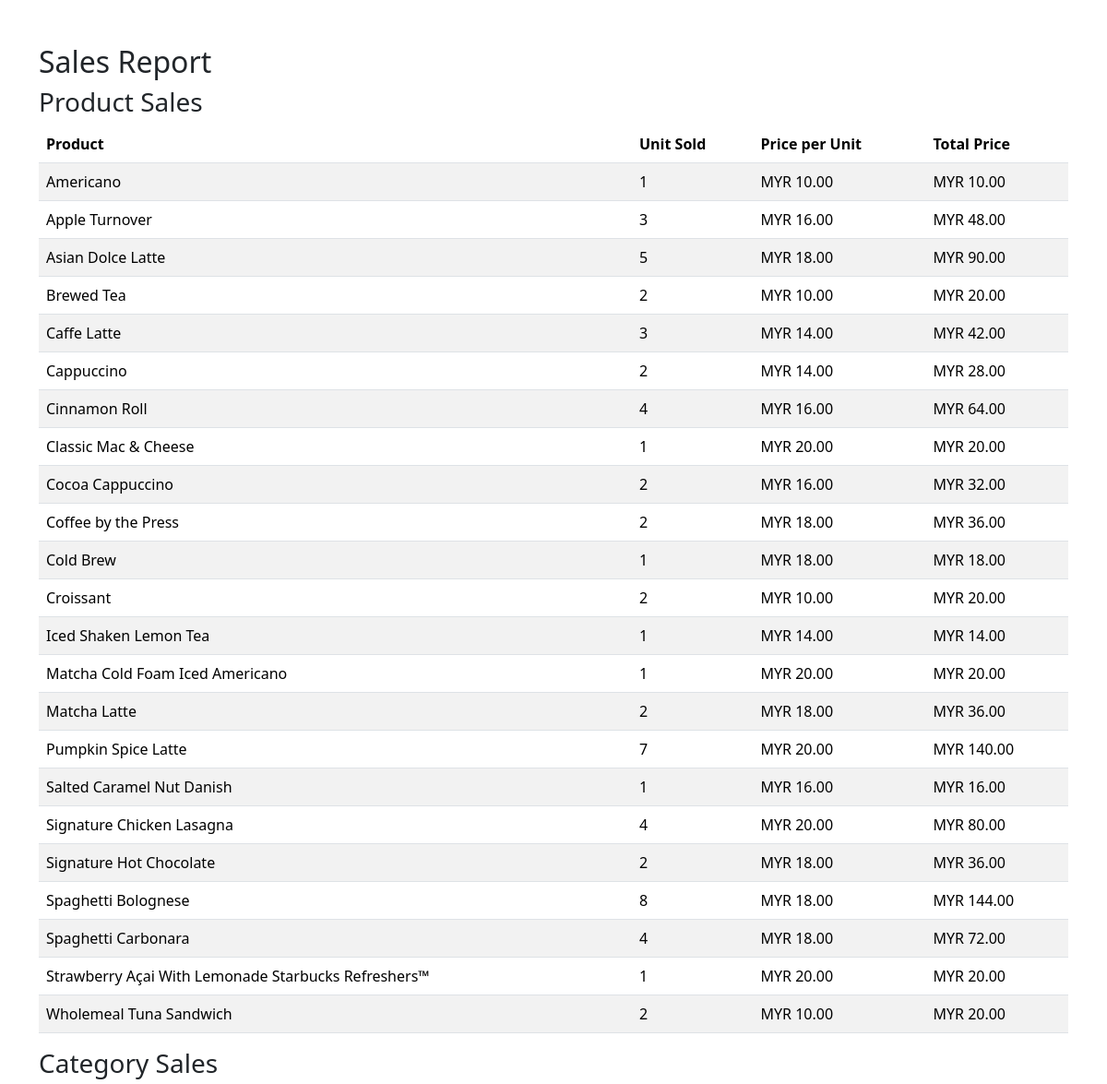
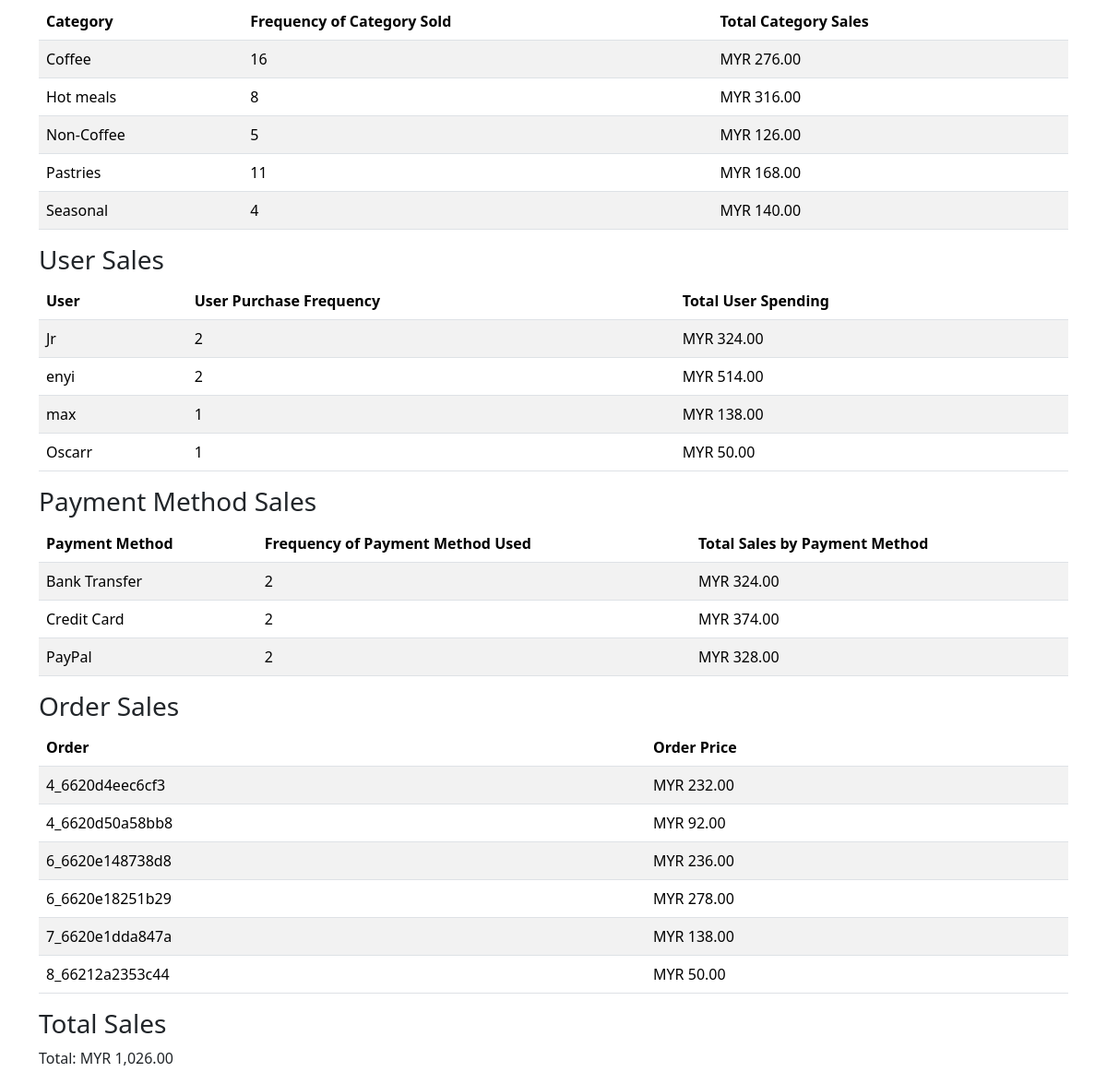
Page /admin/all_payments.php on the committed database (2 pictures, top to bottom).
### tables this page shows
CREATE TABLE `orders` (
  `order_id` varchar(255) NOT NULL,
  `user_id` int(11) DEFAULT NULL,
  `total_payment` decimal(10,2) DEFAULT NULL,
  `shipping_address` varchar(255) DEFAULT NULL,
  `payment_method` varchar(50) DEFAULT NULL,
  `date_created` datetime DEFAULT NULL
);

### admin/all_payments.php (the view, shortened to what this page needs)
<?php
include("../include/connect.php");
$query_product_sales = "SELECT product_name AS 'Product',
                                SUM(quantity) AS 'Unit Sold',
                                price_per_unit AS 'Price per Unit',
                                SUM(quantity * price_per_unit) AS 'Total Price'
                         FROM order_details
                         GROUP BY product_name";
$result_product_sales = mysqli_query($con, $query_product_sales);
$query_category_sales = "SELECT c.category_title AS 'Category',
                                 COUNT(od.product_name) AS 'Frequency of Category Sold',
                                 SUM(od.quantity * od.price_per_unit) AS 'Total Category Sales'
                          FROM order_details od
                          INNER JOIN products p ON od.product_name = p.product_title
                          INNER JOIN categories c ON p.category_id = c.category_id
                          GROUP BY c.category_title";
$result_category_sales = mysqli_query($con, $query_category_sales);
$query_user_sales = "SELECT CONCAT(u.username) AS 'User',
                             COUNT(o.order_id) AS 'User Purchase Frequency',
                             SUM(o.total_payment) AS 'Total User Spending'
                      FROM orders o
                      INNER JOIN users u ON o.user_id = u.id
                      GROUP BY u.id";
$result_user_sales = mysqli_query($con, $query_user_sales);
$query_payment_method_sales = "SELECT payment_method AS 'Payment Method',
                                        COUNT(order_id) AS 'Frequency of Payment Method Used',
                                        SUM(total_payment) AS 'Total Sales by Payment Method'
                                 FROM orders
                                 GROUP BY payment_method";
$result_payment_method_sales = mysqli_query($con, $query_payment_method_sales);
$query_order_sales = "SELECT order_id AS 'Order',
                               total_payment AS 'Order Price'
                        FROM orders";
$result_order_sales = mysqli_query($con, $query_order_sales);
$query_total_sales = "SELECT SUM(total_payment) AS 'Total Sales'
                      FROM orders";
$result_total_sales = mysqli_query($con, $query_total_sales);
$total_sales_row = mysqli_fetch_assoc($result_total_sales);
$total_sales = $total_sales_row['Total Sales'];
?>
<!DOCTYPE html>
<html lang="en">
<head>
    <link href="https://cdn.jsdelivr.net/npm/bootstrap@5.3.3/dist/css/bootstrap.min.css" rel="stylesheet">
</head>
<body>
    <div class="container mt-5">
        <h2>Sales Report</h2>
        <h3>Product Sales</h3>
        <table class="table table-striped">
            <thead>
                <tr>
                    <th>Product</th>
                    <th>Unit Sold</th>
                    <th>Price per Unit</th>
                    <th>Total Price</th>
                </tr>
            </thead>
            <tbody>
                <?php while ($row = mysqli_fetch_assoc($result_product_sales)) { ?>
                    <tr>
                        <td><?php echo $row['Product']; ?></td>
                        <td><?php echo $row['Unit Sold']; ?></td>
                        <td>MYR <?php echo number_format($row['Price per Unit'], 2); ?></td>
                        <td>MYR <?php echo number_format($row['Total Price'], 2); ?></td>
                    </tr>
                <?php } ?>
            </tbody>
        </table>
        <h3>Category Sales</h3>
        <table class="table table-striped">
            <thead>
                <tr>
                    <th>Category</th>
                    <th>Frequency of Category Sold</th>
                    <th>Total Category Sales</th>
                </tr>
            </thead>
            <tbody>
                <?php while ($row = mysqli_fetch_assoc($result_category_sales)) { ?>
                    <tr>
                        <td><?php echo $row['Category']; ?></td>
                        <td><?php echo $row['Frequency of Category Sold']; ?></td>
                        <td>MYR <?php echo number_format($row['Total Category Sales'], 2); ?></td>
                    </tr>
                <?php } ?>
            </tbody>
        </table>
        <h3>User Sales</h3>
        <table class="table table-striped">
            <thead>
                <tr>
                    <th>User</th>
                    <th>User Purchase Frequency</th>
                    <th>Total User Spending</th>
                </tr>
            </thead>
            <tbody>
                <?php while ($row = mysqli_fetch_assoc($result_user_sales)) { ?>
                    <tr>
                        <td><?php echo $row['User']; ?></td>
                        <td><?php echo $row['User Purchase Frequency']; ?></td>
                        <td>MYR <?php echo number_format($row['Total User Spending'], 2); ?></td>
                    </tr>
                <?php } ?>
            </tbody>
        </table>
        <h3>Payment Method Sales</h3>
        <table class="table table-striped">
            <thead>
                <tr>
                    <th>Payment Method</th>
                    <th>Frequency of Payment Method Used</th>
                    <th>Total Sales by Payment Method</th>
                </tr>
            </thead>
            <tbody>
                <?php while ($row = mysqli_fetch_assoc($result_payment_method_sales)) { ?>
                    <tr>
                        <td><?php echo $row['Payment Method']; ?></td>
                        <td><?php echo $row['Frequency of Payment Method Used']; ?></td>
                        <td>MYR <?php echo number_format($row['Total Sales by Payment Method'], 2); ?></td>
                    </tr>
                <?php } ?>
            </tbody>
        </table>
        <h3>Order Sales</h3>
        <table class="table table-striped">
            <thead>
                <tr>
                    <th>Order</th>
                    <th>Order Price</th>
                </tr>
            </thead>
            <tbody>
                <?php while ($row = mysqli_fetch_assoc($result_order_sales)) { ?>
                    <tr>
                        <td><?php echo $row['Order']; ?></td>
                        <td>MYR <?php echo number_format($row['Order Price'], 2); ?></td>
                    </tr>
                <?php } ?>
            </tbody>
        </table>
        <h3>Total Sales</h3>
        <p>Total: MYR <?php echo number_format($total_sales, 2); ?></p>
    </div>
</body>
</html>

### rows in the picture
orders: order_id "4_6620d4eec6cf3", total_payment "232.00"
orders: order_id "4_6620d50a58bb8", total_payment "92.00"
orders: order_id "6_6620e148738d8", total_payment "236.00"
orders: order_id "6_6620e18251b29", total_payment "278.00"
orders: order_id "7_6620e1dda847a", total_payment "138.00"
orders: order_id "8_66212a2353c44", total_payment "50.00"

### other values in the picture
$row['Product'] "Americano"
$row['Unit Sold'] "1"
$row['Price per Unit'] "10.00"
$row['Total Price'] "10.00"
$row['Product'] "Apple Turnover"
$row['Unit Sold'] "3"
$row['Price per Unit'] "16.00"
$row['Total Price'] "48.00"
$row['Product'] "Asian Dolce Latte"
$row['Unit Sold'] "5"
$row['Price per Unit'] "18.00"
$row['Total Price'] "90.00"
$row['Product'] "Brewed Tea"
$row['Unit Sold'] "2"
$row['Total Price'] "20.00"
